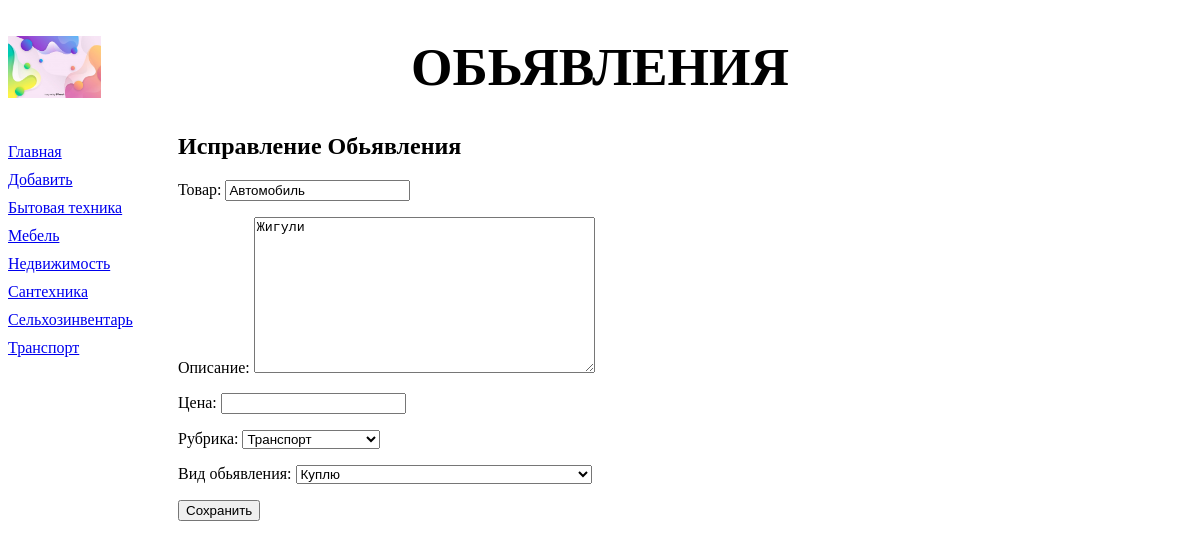
Screenshot of /bboard/update/2 with the database file from the repository.
### bboard/models.py (models this page shows)
class Rubric(models.Model):
    name = models.CharField(max_length=20, db_index=True, verbose_name='Название')
    objects = RubricManager()
    def __str__(self):
        return self.name
    class Meta:
        verbose_name_plural = 'Рубрики'
        verbose_name = 'Рубрика'
        ordering = ['name']

class Bb(models.Model):
    KINDS = (
        (None, 'Выберете разряд публикуемого обьявления'),
        ('b', 'Куплю'),
        ('s', 'Продам'),
        ('c', 'Обменяю')
    )
    title = models.CharField(max_length=50, verbose_name='Товар')
    content = models.TextField(null=True, blank=True, verbose_name='Описание')
    price = models.FloatField(null=True, blank=True, verbose_name='Цена')
    published = models.DateTimeField(auto_now_add=True, db_index=True, verbose_name='Опубликовано')
    rubric = models.ForeignKey('Rubric', null=True, on_delete=models.PROTECT, verbose_name='Рубрика')
    kind = models.CharField(max_length=1, choices=KINDS, default='b', verbose_name='Вид обьявления')
    objects = models.Manager()
    reverse = BbManager()
    class Meta:
        verbose_name_plural = 'Обьявления'
        verbose_name = 'Обьявление'
        ordering = ['-published']

### bboard/views.py (the view)
# urls.py: path('update/<int:pk>', BbEditView.as_view(), name='edit'),
class BbEditView(UpdateView):
    model = Bb
    form_class = BbForm
    success_url = reverse_lazy('index')
    def get_context_data(self, *args, **kwargs):
        context = super().get_context_data(*args, **kwargs)
        context['rubrics'] = Rubric.objects.all()
        return context

### bboard/forms.py
class BbForm(ModelForm):
    class Meta:
        model = Bb
        fields = ('title', 'content', 'price', 'rubric', 'kind')

### bboard/models.py (called while the page is built)
    def get_queryset(self):
        return RubricQuerySet(self.model, using=self._db)

### bboard/templates/bboard/bb_form.html (shortened to what this page needs)
{% extends 'layout/basic.html' %}
{% block content %}
<h1> Исправление Обьявления </h1>
<form method="post">
        {{ form.as_p }}
        <input type="submit" value="Сохранить">
</form>
{% endblock %}

### bboard/templates/layout/basic.html (shortened to what this page needs)
{% load static %}
<!DOCTYPE html>
<html>
    <head>
        <link rel="stylesheet" type="text/css"
        href="{% static 'bboard/style.css' %}">
    </head>
    <body>
        <header>
            <h1> Обьявления </h1>
        </header>
        <nav>
            <a href="{% url 'index' %}"> Главная </a>
            <a href="{% url 'add' %}"> Добавить </a>
            {% for rubric in rubrics %}
            <a href="{% url 'by_rubric' rubric.pk %}"> {{ rubric.name }} </a>
            {% endfor %}
        </nav>
        <section>
        {% block content %}
        {% endblock %}
        </section>
    </body>
    </head>
</html>

### bboard/static/bboard/style.css (style rules this page uses)
header h1 { font-size: 40pt; text-transform: uppercase; text-align: center; background: url('bg.jpg') left / auto 100% no-repeat; }
nav { font_size: 16pt; width: 150px; float: left; }
nav a { display: block; margin: 10px 0px; }
section { margin-left: 170px; }

### rows the page displays
Rubric: name "Бытовая техника"
Rubric: name "Мебель"
Rubric: name "Недвижимость"
Rubric: name "Сантехника"
Rubric: name "Сельхозинвентарь"
Rubric: name "Транспорт"
Bb: title "Автомобиль", content "Жигули", rubric "Транспорт", kind "Куплю"
